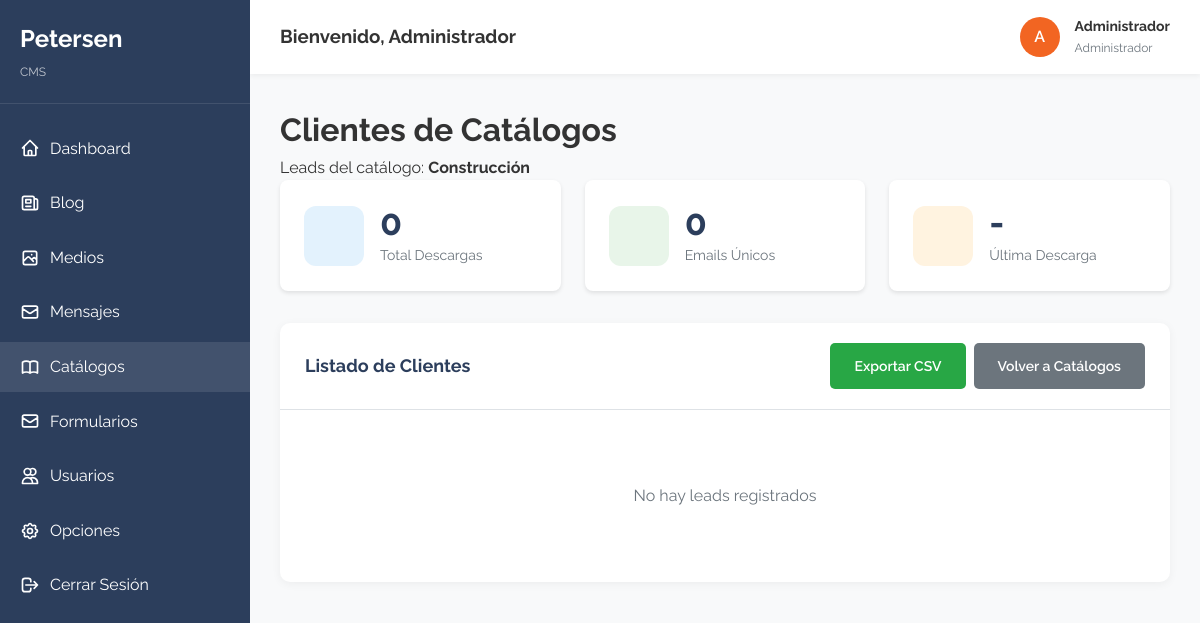
The page /cms/catalog-leads.php?catalog_id=2 (signed in) on the database its author committed.
### tables this page shows
CREATE TABLE users (
                id INTEGER PRIMARY KEY AUTOINCREMENT,
                username VARCHAR(50) UNIQUE NOT NULL,
                email VARCHAR(100) UNIQUE NOT NULL,
                password VARCHAR(255) NOT NULL,
                full_name VARCHAR(100) NOT NULL,
                role VARCHAR(20) NOT NULL DEFAULT 'editor',
                status VARCHAR(20) NOT NULL DEFAULT 'active',
                created_at DATETIME DEFAULT CURRENT_TIMESTAMP,
                updated_at DATETIME DEFAULT CURRENT_TIMESTAMP,
                last_login DATETIME
            );

CREATE TABLE catalogs (
    id INTEGER PRIMARY KEY AUTOINCREMENT,
    title VARCHAR(255) NOT NULL,
    description TEXT,
    pdf_filename VARCHAR(255),
    pdf_path VARCHAR(500),
    cover_image VARCHAR(255),
    category VARCHAR(100),
    status VARCHAR(20) DEFAULT 'active',
    created_at DATETIME DEFAULT CURRENT_TIMESTAMP,
    updated_at DATETIME DEFAULT CURRENT_TIMESTAMP
);

### cms/catalog-leads.php (the view, shortened to what the rows shown need)
<?php
require_once 'includes/auth.php';
require_once 'includes/database.php';
require_once 'includes/catalog.php';
$db = Database::getInstance()->getConnection();
$catalogModel = new Catalog($db);
$catalogId = $_GET['catalog_id'] ?? null;
$currentCatalog = $catalogId ? $catalogModel->getById($catalogId) : null;
require_once 'includes/header.php';
?>
<div class="content-wrapper">
    <div class="content-header">
        <h1>Clientes de Catálogos</h1>
        <?php if ($currentCatalog): ?>
            <p>Leads del catálogo: <strong><?php echo htmlspecialchars($currentCatalog['title']); ?></strong></p>
        <?php else: ?>
            <p>Todos los leads de catálogos</p>
        <?php endif; ?>
    </div>
    <div class="card">
        <div class="card-header">
            <h2>Listado de Clientes</h2>
        </div>
    </div>
</div>
<?php require_once 'includes/footer.php'; ?>

### cms/includes/header.php (shortened to what the rows shown need)
<?php
require_once __DIR__ . '/auth.php';
$auth = new Auth();
$auth->requireLogin();
$currentUser = $auth->getCurrentUser();
?>
<!DOCTYPE html>
<html lang="es">
<head>
    <link rel="stylesheet" href="<?php echo CMS_URL; ?>/assets/css/admin.css">
</head>
<body>
    <div class="admin-wrapper">
        <aside class="sidebar">
            <div class="sidebar-logo">
                <h2>Petersen</h2>
            </div>
        </aside>
        <main class="main-content">
            <div class="top-bar">
                <div>
                    <h3>Bienvenido, <?php echo htmlspecialchars($currentUser['full_name']); ?></h3>
                </div>
                <div class="user-info">
                    <div class="user-avatar">
                        <?php echo strtoupper(substr($currentUser['full_name'], 0, 1)); ?>
                    </div>
                    <div class="user-details">
                        <h4><?php echo htmlspecialchars($currentUser['full_name']); ?></h4>
                        <p><?php echo ucfirst($currentUser['role']); ?></p>
                    </div>
                </div>
            </div>
            <div class="content-area">

### rows shown on the page
users: full_name "Administrador", full_name "A", role "Administrador"
catalogs: title "Construcción"

### other values the page prints
$stats['total_downloads'] "0"
$stats['unique_emails'] "0"
